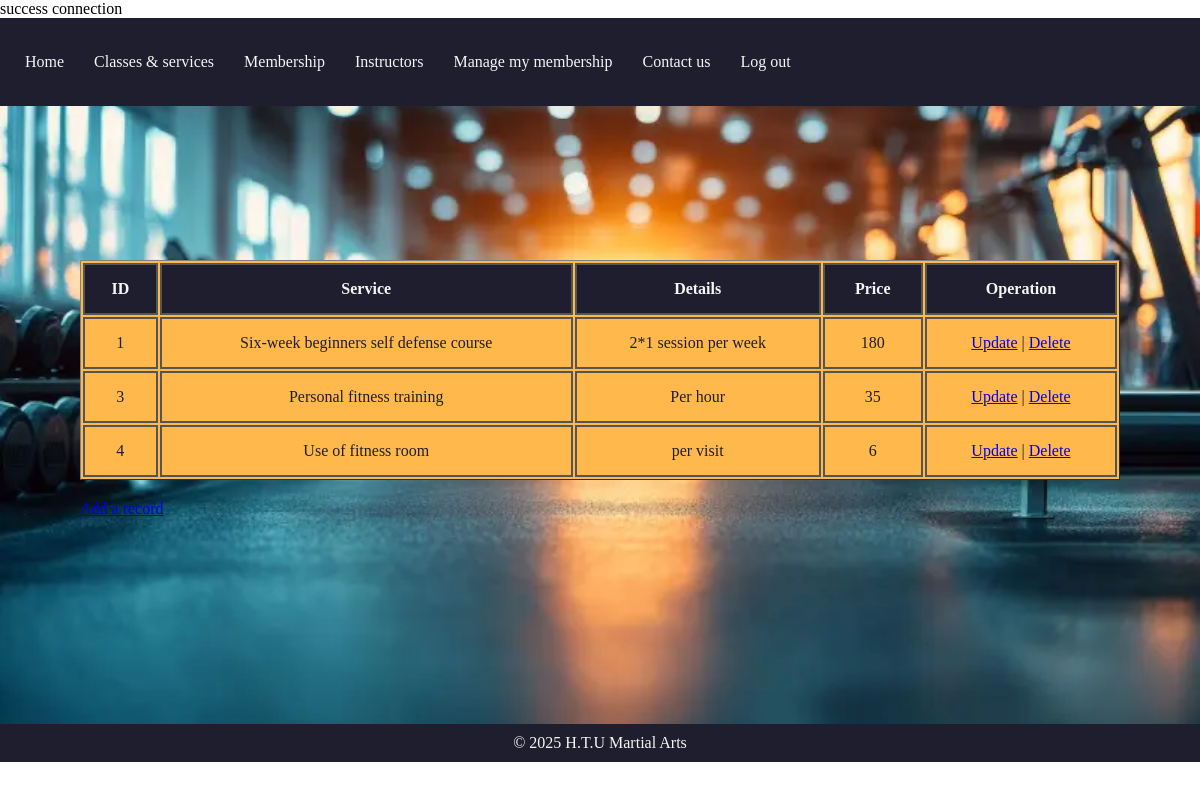
Screenshot of /code/finalproject/pages/admin/manage_service.php (signed in) with the database file from the repository.
### tables this page shows
CREATE TABLE `services` (
  `ID` int(11) NOT NULL,
  `Service` text NOT NULL,
  `Details` text NOT NULL,
  `Price` int(11) NOT NULL
);

### code/finalproject/pages/admin/manage_service.php (the view, shortened to what this page needs)
<?php
include "../db/db.php";
?>
<!DOCTYPE html>
<html lang="en">
<head>
    <link rel="stylesheet" href="../../css/manage_useres.css">
    <link rel="stylesheet" href="../../css/nav.css">
    <link rel="stylesheet" href="../../css/footer.css">
    <link rel="stylesheet" href="https://cdnjs.cloudflare.com/ajax/libs/font-awesome/6.5.0/css/all.min.css">
</head>
<body>
<?php include "../shared/nav.php"; ?>
<section class='main-content'>
    <br><br><br>
<?php
echo "<table border='1'>
<tr>
<th>ID</th>
<th>Service</th>
<th>Details</th>
<th>Price</th>
<th>Operation</th>
</tr>";
$query = "SELECT * FROM services";
$result = mysqli_query($con , $query);
if(mysqli_num_rows($result) > 0){
    while($row =  mysqli_fetch_assoc($result)){
        echo "<tr>
        <td>{$row['ID']}</td>
        <td>{$row['Service']}</td>
        <td>{$row['Details']}</td>
        <td>{$row['Price']}</td>
        <td>
        <a href='update_service.php?id={$row['ID']}&service={$row['Service']}&details={$row['Details']}&price={$row['Price']}'>Update</a> |
        <a href='manage_service.php?id={$row['ID']}'>Delete</a>
        </td>
        </tr>";
    }
}
echo "</table>";
?>
<a href="add_service.php">
    Add a record
</a>
<br><br><br><br><br><br><br><br>
</section>
<?php include "../shared/footer.php"; ?>
</body>
</html>

### code/finalproject/css/manage_useres.css (style rules this page uses)
* { margin: 0; padding: 0; box-sizing: border-box; }
.main-content { background-image: url('../images/empty-fitness-center-equipment-blurred-interior-sun-glare-effect-modern-gym-background-empty-fitness-center-357026796.webp'); background-size: cover; background-position: center; padding: 80px; }
table { width: 100%; margin: 20px auto; background-color: #FFB84C; }
th, td { padding: 15px; text-align: center; border: 2px solid #555; }
th { background-color: #1E1E2F; color: #F5F5F5; font-weight: bold; }
td { color: #1E1E2F; }

### rows the page displays
services: ID "1", Service "Six-week beginners self defense course", Details "2*1 session per week", Price "180"
services: ID "3", Service "Personal fitness training", Details "Per hour", Price "35"
services: ID "4", Service "Use of fitness room", Details "per visit", Price "6"
